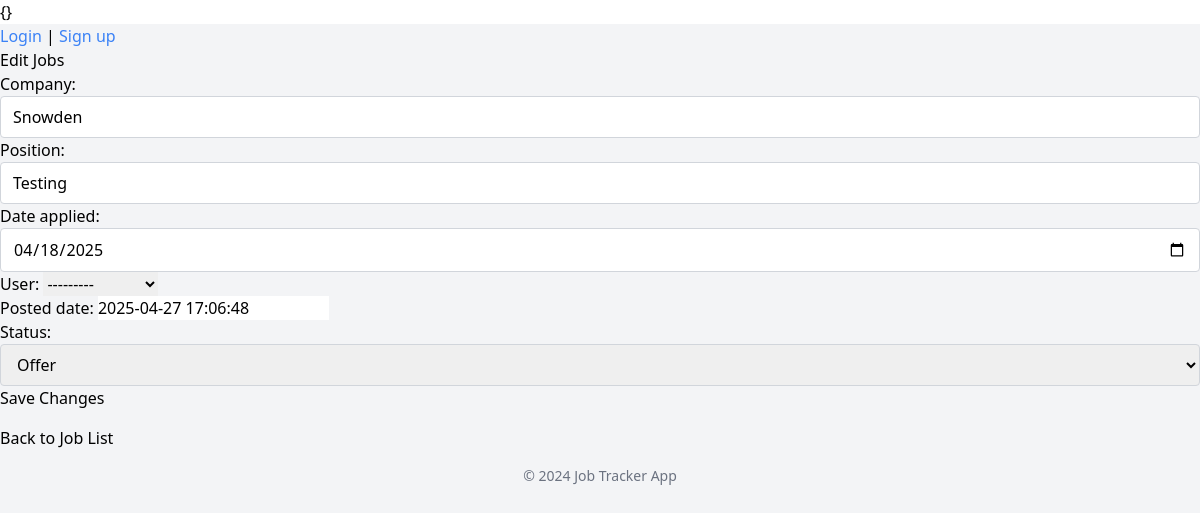
Page /jobs/9/edit/ on the committed database.
### core/models.py (models this page shows, shortened)
class Job(models.Model):
    company = models.CharField(max_length=50)
    position = models.TextField(max_length=100)
    date_applied = models.DateField()
    user = models.ForeignKey(User, on_delete=models.CASCADE, blank=True, null=True) # Link jobs to Users
    posted_date = models.DateTimeField(default=timezone.now, blank=True)
    STATUS_CHOICES = [
        ('applied', 'Applied'),
        ('interview', 'Interview'),
        ('offer', 'Offer'),
        ('rejected', 'Rejected'),
    ]
    status = models.CharField(max_length=20, choices=STATUS_CHOICES)

### core/views.py (the view)
# urls.py: path('jobs/<int:job_id>/edit/', views.edit_job, name='edit_job'), # Edit Jobs
def edit_job(request, job_id):
    job = get_object_or_404(Job, id=job_id)
    if request.method == 'POST':
        form = JobForm(request.POST, instance=job)
        if form.is_valid():
            form.save()
            messages.success(request, "Hooray! Job Updated ✅")
            return redirect('job_list')
    else:
        form = JobForm(instance=job)
    return render(request, 'edit_job.html', {'form' : form})

### core/forms.py
class JobForm(forms.ModelForm):
    class Meta:
        model = Job
        fields ='__all__'
        widgets = {
            'position': forms.TextInput(attrs={
            'class': 'w-full px-3 py-2 border border-gray-300 rounded'
            }),
            'company': forms.TextInput(attrs={
            'class': 'w-full px-3 py-2 border border-gray-300 rounded'
            }),
            'date_applied': forms.DateInput(attrs={
            'type': 'date',
            'class': 'w-full px-3 py-2 border border-gray-300 rounded'
            }),
            'status': forms.Select(attrs={
            'class': 'w-full px-3 py-2 border border-gray-300 rounded'
            }),
        }

### core/templates/edit_job.html
{}{% extends "base.html" %} {% block title %}Edit Jobs{% endblock %} {% block content %}
<h2>Edit Jobs</h2>
<form method="post">
  {% csrf_token %} {{ form.as_p }}
  <button type="submit">Save Changes</button>
</form>
<a href="{% url 'job_list' %}">Back to Job List</a>
{% endblock %}

### rows in the picture
Job: company "Snowden", position "Testing", date_applied "04/18/2025", user "---------", posted_date "2025-04-27 17:06:48", status "Offer"
